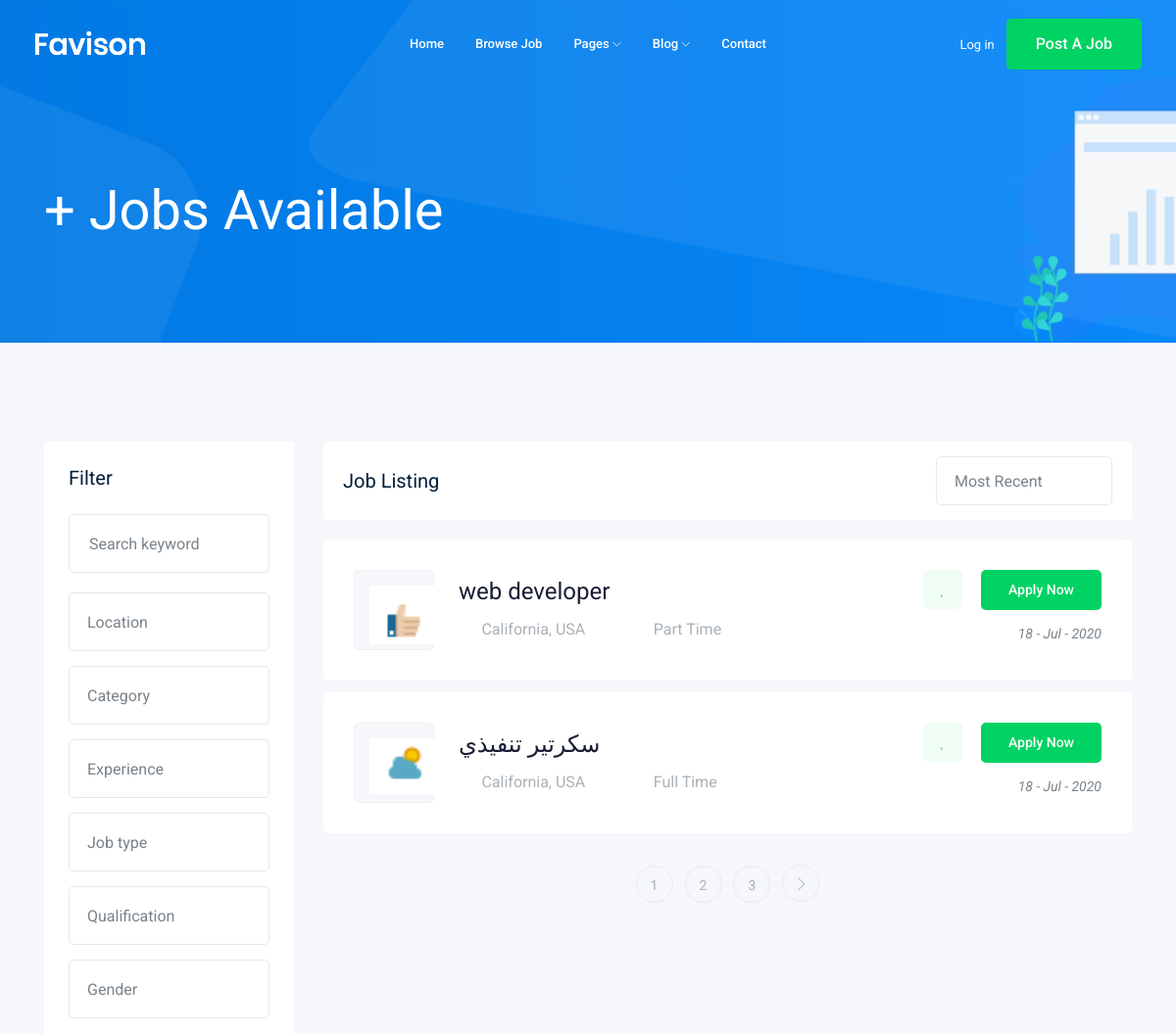
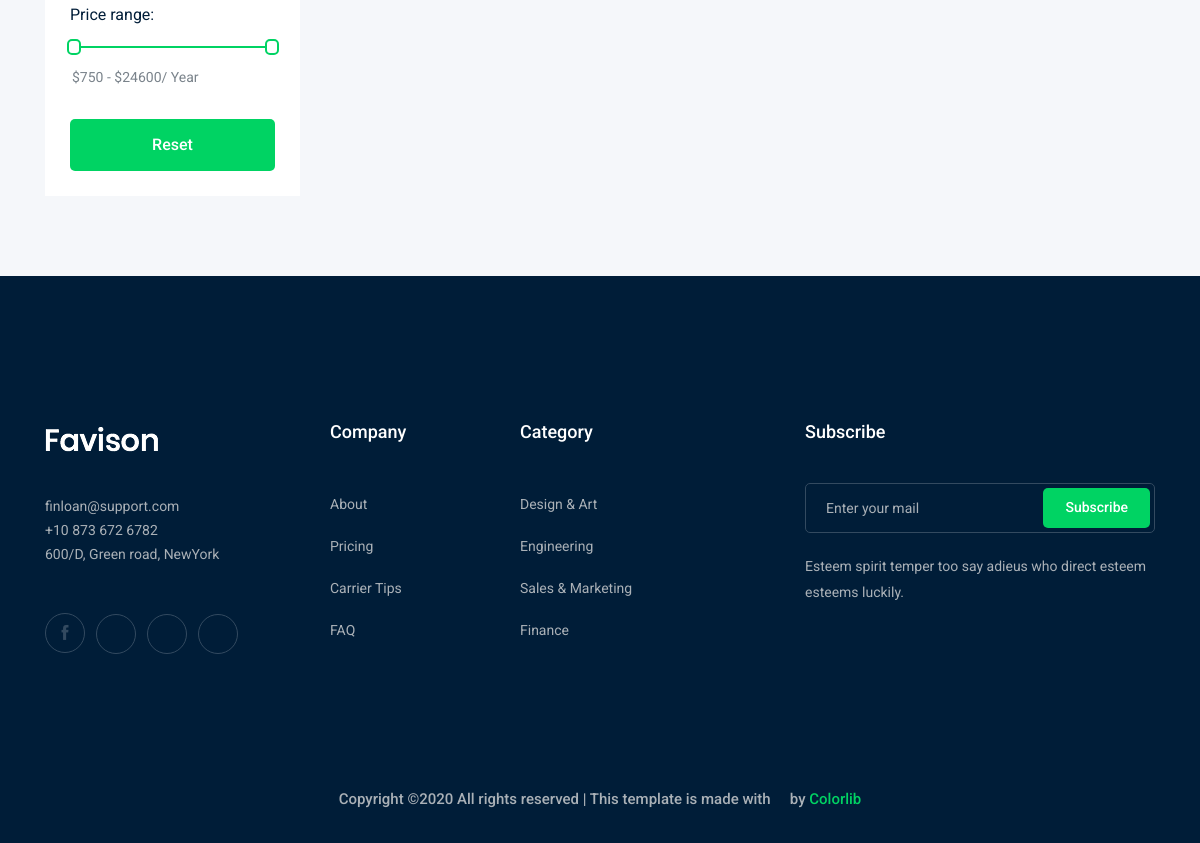
Screenshot of /jobs/ with the database file from the repository (2 pictures, top to bottom).
### job/models.py (models this page shows, shortened)
class Job(models.Model):
    Type_Of_Job = (
    ('Part Time','Part Time'),
    ('Full Time','Full_Time'),
    )
    title = models.CharField(max_length=200)
    owner = models.ForeignKey(User,on_delete=models.CASCADE)
    job_type = models.CharField(max_length=20,choices=Type_Of_Job)
    description = models.TextField(max_length=1000)
    published_at = models.DateTimeField(auto_now=True)
    vacancy = models.IntegerField(default=0)
    salary = models.IntegerField(default=1)
    experience = models.IntegerField(default=0)
    category = models.ForeignKey('Category',on_delete = models.CASCADE)
    image = models.ImageField(upload_to='jobs')
    slug = models.SlugField(null = True,blank = True)
    def __str__(self):
        return (self.title)

### job/views.py (the view)
# urls.py: path('',views.job_list),
def job_list(request):
    job_list = Job.objects.all()
    paginator = Paginator(job_list, 2) # Show 25 contacts per page.
    page_number = request.GET.get('page')
    page_obj = paginator.get_page(page_number)
    context = {'jobs': page_obj}
    return render(request,'job/job_list.html',context)

### job/templates/job/job_list.html (shortened to what this page needs)
{% extends 'base.html' %}
    {% block body %}
    <div class="bradcam_area bradcam_bg_1">
        <div class="container">
            <div class="row">
                <div class="col-xl-12">
                    <div class="bradcam_text">
                        <h3>{{jobs.count}}+ Jobs Available</h3>
                    </div>
                </div>
            </div>
        </div>
    </div>
    <div class="job_listing_area plus_padding">
        <div class="container">
            <div class="row">
                <div class="col-lg-3">
                    <div class="job_filter white-bg">
                        <div class="form_inner white-bg">
                            <h3>Filter</h3>
                            <form action="#">
                                <div class="row">
                                    <div class="col-lg-12">
                                        <div class="single_field">
                                            <input type="text" placeholder="Search keyword">
                                        </div>
                                    </div>
                                    <div class="col-lg-12">
                                    </div>
                                    <div class="col-lg-12">
                                    </div>
                                    <div class="col-lg-12">
                                    </div>
                                    <div class="col-lg-12">
                                    </div>
                                    <div class="col-lg-12">
                                    </div>
                                    <div class="col-lg-12">
                                    </div>
                                </div>
                            </form>
                        </div>
                        <div class="range_wrap">
                            <label for="amount">Price range:</label>
                            <div id="slider-range"></div>
                            <p>
                                <input type="text" id="amount" readonly style="border:0; color:#7A838B; font-size: 14px; font-weight:400;">
                            </p>
                        </div>
                        <div class="reset_btn">
                            <button  class="boxed-btn3 w-100" type="submit">Reset</button>
                        </div>
                    </div>
                </div>
                <div class="col-lg-9">
                    <div class="recent_joblist_wrap">
                        <div class="recent_joblist white-bg ">
                            <div class="row align-items-center">
                                <div class="col-md-6">
                                    <h4>Job Listing</h4>
                                </div>
                                <div class="col-md-6">
                                    <div class="serch_cat d-flex justify-content-end">
                                    </div>
                                </div>
                            </div>
                        </div>
                    </div>
                    <div class="job_lists m-0">
                        <div class="row">
                            {% for job in jobs %}
                            <div class="col-lg-12 col-md-12">
                                <div class="single_jobs white-bg d-flex justify-content-between">
                                    <div class="jobs_left d-flex align-items-center">
                                        <div class="thumb">
                                            <img src="{{job.image.url}}" alt="">
                                        </div>
                                        <div class="jobs_conetent">
                                            <a href="{{job.slug}}"><h4> {{job}}</h4></a>
                                            <div class="links_locat d-flex align-items-center">
                                                <div class="location">
                                                    <p> <i class="fa fa-map-marker"></i> California, USA</p>
                                                </div>
                                                <div class="location">
                                                    <p> <i class="fa fa-clock-o"></i>{{job.job_type}}</p>
                                                </div>
                                            </div>
                                        </div>
                                    </div>
                                    <div class="jobs_right">
                                        <div class="apply_now">
                                            <a class="heart_mark" href="#"> <i class="fa fa-heart"></i> </a>
                                            <a href="job_details.html" class="boxed-btn3">Apply Now</a>
                                        </div>
                                        <div class="date">
                                            <p>{{job.published_at|date:"d - M - o"}}</p>
                                        </div>
                                    </div>
                                </div>
                            </div>
                            {% endfor %}
                        </div>
                        {% if jobs.has_other_pages %}
                        <div class="row">
                            <div class="col-lg-12">
                                <div class="pagination_wrap">
                                    <ul>
                                        {% for i in jobs.paginator.page_range %}
                                        <li><a href="?page={{i}}"><span>{{i}}</span></a></li>
                                        {% endfor %}
                                        {% if jobs.has_next %}
                                        <li><a href="?page={{ page_obj.next_page_number }}"> <i class="ti-angle-right"></i> </a></li>
                                        {% endif %}
                                    </ul>
                                </div>
                            </div>
                        </div>
                        {% endif %}
                    </div>
                </div>
            </div>
        </div>
    </div>
    {% endblock body %}

### rows the page displays
Job: image (picture), title "web developer", job_type "Part Time", published_at "18 - Jul - 2020"
Job: image (picture), title "سكرتير تنفيذي", job_type "Full Time", published_at "18 - Jul - 2020"

### other values shown
{{ i }} "1" "2" "3"
